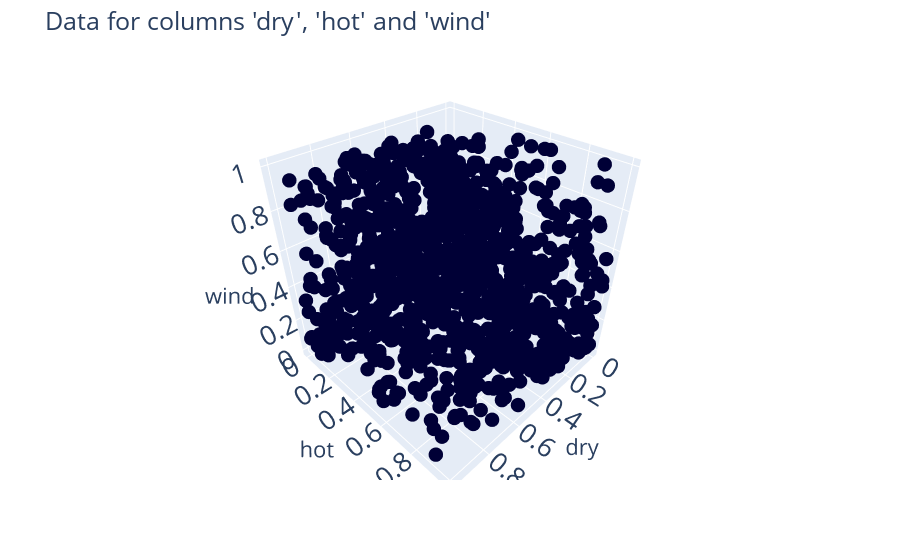

Notebook cell for this chart:
### Code cell
scatter_3d(df_normalized[['dry', 'hot', 'wind']])

### Figure 1 — Plotly figure (JSON) as saved in the notebook; plotly's stock layout.template omitted (floating-point values rounded to 4 significant figures; data arrays with more than 128 entries replaced by an {"elided": "..."} marker saying what was removed)
{"data": [{"hovertemplate": "Data=Real<br>dry=%{x}<br>hot=%{y}<br>wind=%{z}<extra></extra>", "legendgroup": "Real", "marker": {"color": "#000036", "size": 5, "symbol": "circle"}, "mode": "markers", "name": "Real", "scene": "scene", "showlegend": true, "type": "scatter3d", "x": {"elided": "1096 float values"}, "y": {"elided": "1096 float values"}, "z": {"elided": "1096 float values"}}], "layout": {"font": {"size": 18}, "legend": {"title": {"text": "Data"}, "tracegroupgap": 0}, "margin": {"t": 60}, "plot_bgcolor": "#F5F5F8", "scene": {"domain": {"x": [0, 1], "y": [0, 1]}, "xaxis": {"title": {"text": "dry"}}, "yaxis": {"title": {"text": "hot"}}, "zaxis": {"title": {"text": "wind"}}}, "showlegend": false, "title": {"text": "Data for columns 'dry', 'hot' and 'wind'"}}}
